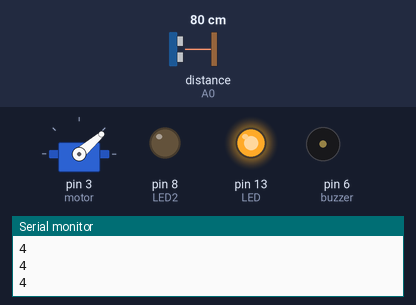
Simulated run of this sketch. Board: Arduino Uno, built with avr-gcc and run on an emulated ATmega328P. On the bench: servo, output pins drawn as LEDs (lit = HIGH), buzzer (waves = sounding), the last lines printed to the serial monitor. Wiring (inferred from the names in the program): ultrasonic range finder: trigger A1; echo A0. Inputs (shaded band) come from the test bench; at power-on: distance to the obstacle (sensor on A0) 80 cm. The echo pulse lasts 58.3 µs per cm; pins used as bus, display or sensor lines are not drawn.

Above: at 1.2 s.
1.3 s: distance to the obstacle (sensor on A0) set to 120 cm
At 2.4 s:
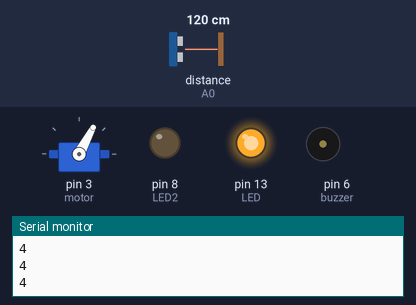
4.3 s: distance to the obstacle (sensor on A0) set to 106 cm
At 4.9 s:
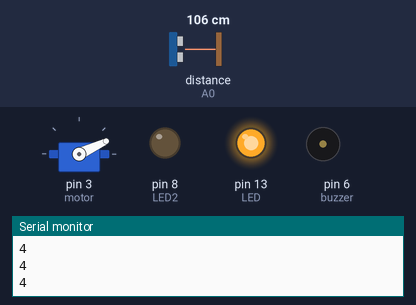
7.3 s: distance to the obstacle (sensor on A0) set to 97 cm
At 7.81 s:
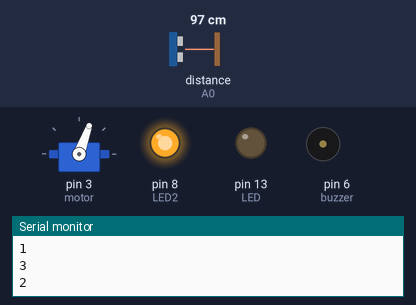
13.3 s: distance to the obstacle (sensor on A0) set to 35 cm
16.3 s: distance to the obstacle (sensor on A0) set to 49 cm
19.3 s: distance to the obstacle (sensor on A0) set to 52 cm
At 20.77 s:
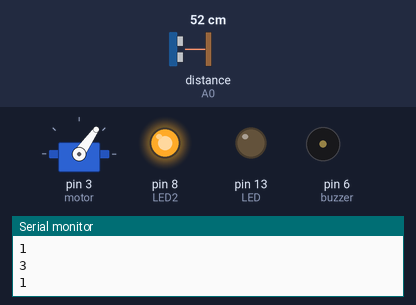
Timing chart, 0 to 69.8 s (numbered marks = the images above; inputs shaded):
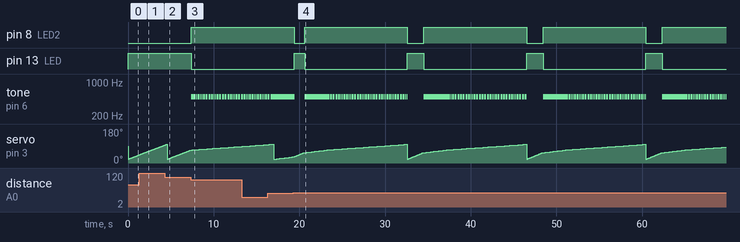

The sketch:

bluettoth_e_ultrasonico.ino
```cpp
    #include "Servo.h"
    Servo motor;
    const int buzzer = 6;

    char incomingByte;  // incoming data
    const int  LED = 13;      // LED pin
    const int LED2 = 8;
    //distancia
    #define echoPin A0
    #define trigPin A1

    void setup() {
     motor.attach(3);

      Serial.begin(9600); // initialization
      pinMode(LED, OUTPUT);
        pinMode(LED2, OUTPUT);

      //sensor de distancia
      pinMode(echoPin,INPUT);
      pinMode(trigPin,OUTPUT);
      pinMode(buzzer, OUTPUT);


      Serial.println("Press 1 to LED ON or 0 to LED OFF...");

    }

    void loop() {
      int i;
      for(i=20; i<100; i++) {

      digitalWrite(trigPin, LOW);
      delayMicroseconds(1);
      digitalWrite(trigPin, HIGH);
      delayMicroseconds(1);
      digitalWrite(trigPin, LOW);
      int duration = pulseIn(echoPin, HIGH);
      int distancia = duration /29 / 2 ;

          if (i>=20 && i <=55){
              if (distancia <=50){
                    Serial.println('1');
                    delay(50);
                    digitalWrite(LED, LOW);
                    digitalWrite(LED2, HIGH);
                    tone(buzzer,500);
                    delay(20);
                    noTone(buzzer);

                if( distancia >20 && distancia<35 || distancia >45 && distancia<=50)
                  Serial.println('3');
                    delay(50);
                    digitalWrite(LED, LOW);
                    digitalWrite(LED2, HIGH);
                    tone(buzzer,500);
                    delay(10);
                    noTone(buzzer);
                }

               else if (distancia >50){
                    Serial.println('4');
                    digitalWrite(LED, HIGH);
                    digitalWrite(LED2, LOW);
                    noTone(buzzer);}
               }


          if (i>=55 && i <=70){
              if (distancia <=100){
                    Serial.println('1');
                    delay(50);
                    digitalWrite(LED, LOW);
                    digitalWrite(LED2, HIGH);
                    tone(buzzer,500);
                    delay(20);
                    noTone(buzzer);

                    if(distancia < 10 || distancia >25 && distancia<35 || distancia >50 && distancia<60 ||  distancia >80 && distancia<90 || distancia<=100){
                  Serial.println('3');
                    delay(50);
                    digitalWrite(LED, LOW);
                    digitalWrite(LED2, HIGH);
                    tone(buzzer,500);
                    delay(10);
                    noTone(buzzer);
                }

               else if (distancia >100){
                    Serial.println('4');
                    digitalWrite(LED, HIGH);
                    digitalWrite(LED2, LOW);
                    noTone(buzzer);}
               }


          }


          if (i >70 && i<=100){
                if (distancia <=100){
                     Serial.println('2');
                     delay(100);
                     digitalWrite(LED, LOW);
                     digitalWrite(LED2, HIGH);
                     tone(buzzer,500);
                     delay(30);
                     noTone(buzzer);

                    if(distancia < 10 || distancia >25 && distancia<35 || distancia >50 && distancia<60 ||  distancia >80 && distancia<90 || distancia<=100){
                     Serial.println('3');
                     delay(100);
                     digitalWrite(LED, LOW);
                     digitalWrite(LED2, HIGH);
                     tone(buzzer,500);
                     delay(30);
                     noTone(buzzer);
                    }


                 }

                   else if (distancia >90){
                      Serial.println('4');
                     digitalWrite(LED, HIGH);
                     digitalWrite(LED2, LOW);
                     noTone(buzzer);}
                   }

            motor.write(i);
            delay(50);
     }
                   delay(10);

    }
```

Measured:
- the behaviour switches between 101 and 100 cm on distance to the obstacle (sensor on A0) (found by bisection; images 2 and 3)
- after the input at 1.3 s, pin 8 (LED2): stays LOW (without the input it goes to HIGH after 0.69 s); pin 13 (LED): stays HIGH (without the input it goes to LOW after 0.69 s); tone on pin 6 (buzzer): stops changing and stays silent
- after the input at 7.3 s, pin 8 (LED2): LOW → HIGH after 0.10 s; pin 13 (LED): HIGH → LOW after 0.10 s; tone on pin 6 (buzzer): plays 500 Hz for 0.02 s, 500 Hz for 0.01 s, 500 Hz for 0.02 s, 500 Hz for 0.01 s, 500 Hz for 0.03 s, 500 Hz for 0.03 s … (39 notes in this stretch), starting after 0.10 s
- after the input at 19.3 s, pin 8 (LED2): HIGH → LOW after 0.13 s, then repeats every 13.9 s: HIGH 12.0 s, LOW 1.9 s; pin 13 (LED): LOW → HIGH after 0.13 s, then repeats every 13.9 s: LOW 12.0 s, HIGH 1.9 s
- by itself, servo on pin 3 (motor): ramps from 20° to 99° and jumps back, once every 13.9 s
